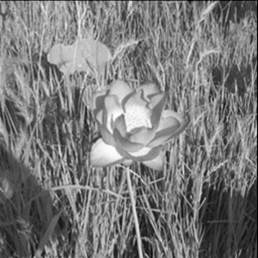
%> input picture DigitalImage/image/flower1.jpg, 258 x 258 px
$ octave lab5_1.m   (GNU Octave 9; MATLAB toolbox functions it lacks are replaced by stand-ins)
%> lines starting %> are read from the running program, lines starting %| are printed output that depends on the picture
img = imread('./image/flower1.jpg');
%> img is the input picture: size 258x258 uint8; min 0, max 255, mean 121.7
% 位移30个像素，角度为45度
psf = fspecial('motion',30,45);

% 产生运动模糊
motion = imfilter(img, psf, 'conv', 'circular');
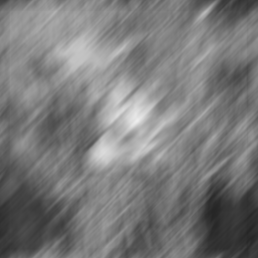
%> motion: size 258x258 uint8; min 37, max 238, mean 121.7
% 产生高斯噪声
img_gauss = imnoise(motion, 'gaussian', 0, 0.001);

% 逆滤波恢复
inv_img = deconvwnr(motion, psf, 0);
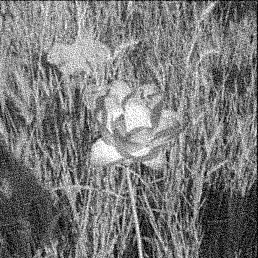
%> inv_img: size 258x258 uint8; min 0, max 255, mean 121.7; mean of the top-left, top-right, bottom-left and bottom-right quarters 144.4, 127.7, 110.7, 103.9

% 维纳滤波恢复
wn_inv = deconvwnr(motion, psf);

figure();
subplot(1,4,1); imshow(img,[]); title('原图');
subplot(1,4,2); imshow(img_gauss,[]); title('运动模糊图像');
subplot(1,4,3); imshow(inv_img,[]); title('逆滤波恢复');
subplot(1,4,4); imshow(wn_inv,[]); title('维纳滤波恢复');
% 信噪比的倒数 噪声方差/信号方差
inv_img_2 = deconvwnr(img_gauss, psf, 0);
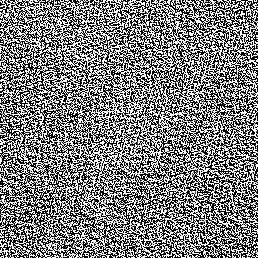
%> inv_img_2: size 258x258 uint8; min 0, max 255, mean 126.3
wn_inv_2 = deconvwnr(img_gauss, psf, 0.0001/ var(double(img(:))));


figure();
subplot(1,4,1); imshow(img,[]); title('原图');
subplot(1,4,2); imshow(img_gauss,[]); title('运动模糊图像');
subplot(1,4,3); imshow(inv_img_2,[]); title('加噪逆滤波恢复');
subplot(1,4,4); imshow(wn_inv_2,[]); title('加噪维纳滤波恢复');
